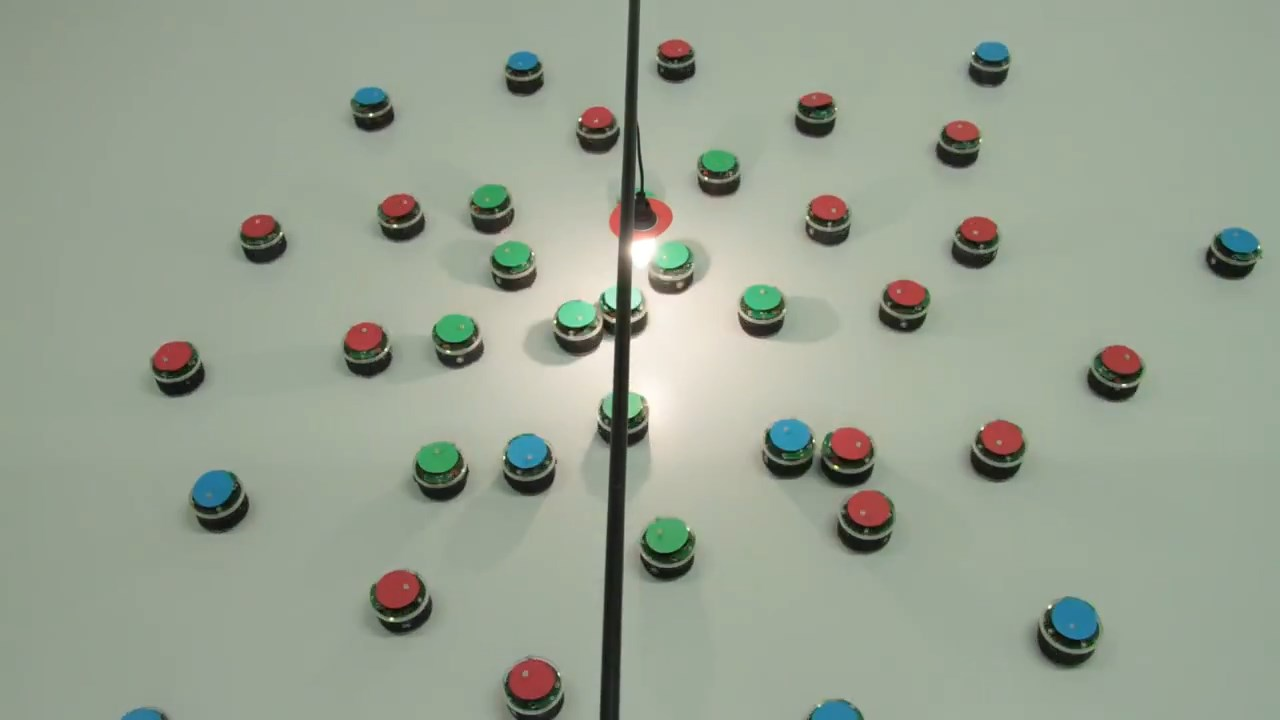
//> input picture Recognition/robots/roi_robotov_2.jpg, 1280 x 720 px
$ ./main   (built with g++ and OpenCV 4)
//> lines starting //> are read from the running program, lines starting //| are printed output that depends on the picture; after the words box and inside, x2 and y2 are one past the last pixel; in counts of white or black regions, pixels touching at a corner belong together
#include "opencv2\imgproc.hpp"
#include "opencv2\highgui.hpp"
#include "opencv2\opencv.hpp"
#include <math.h>

#include <sstream>
#include <iostream>
#include <fstream>

#include <stdlib.h>
#include <stdio.h>


using namespace std;
using namespace cv;

void on_low_h_thresh_trackbar(int, void *); //трекбары для отладки
void on_high_h_thresh_trackbar(int, void *);
void on_low_s_thresh_trackbar(int, void *);
void on_high_s_thresh_trackbar(int, void *);
void on_low_v_thresh_trackbar(int, void *);
void on_high_v_thresh_trackbar(int, void *);

int low_h = 0, low_s = 0, low_v = 0;
int high_h = 179, high_s = 255, high_v = 255;


int main()
{
	string window = "original";
	string window1 = "before";
	string window2 = "after";

	Scalar lampColor(255, 0, 161);//цвет индикатора лампы
	Scalar redColor(0, 0, 255);//цвет каждого робота
	Scalar greenColor(0, 255, 0);
	Scalar blueColor(255, 0, 0);

	namedWindow(window, CV_WINDOW_FULLSCREEN);


	// [6 lines of commented-out code are left out]


	Mat img = imread("roi_robotov_2.jpg");
//> img is the input picture: 720 rows x 1280 cols, CV_8UC3; mean B, G, R 145.8, 161.9, 152.4

	cvtColor(img, img, CV_BGR2HSV);
//> img: 720 rows x 1280 cols, CV_8UC3; mean H, S, V 48.5, 31.9, 163.9

	//Mat img1;
	Mat red_low; //для отфильтрованных по цветам
	Mat red_up;
	Mat red_full;
	Mat lamp;
	Mat thresh_green;
	Mat thresh_blue;

	// [5 lines of commented-out code are left out]
	inRange(img, Scalar(0, 48, 0), Scalar(9, 255, 255), red_low);
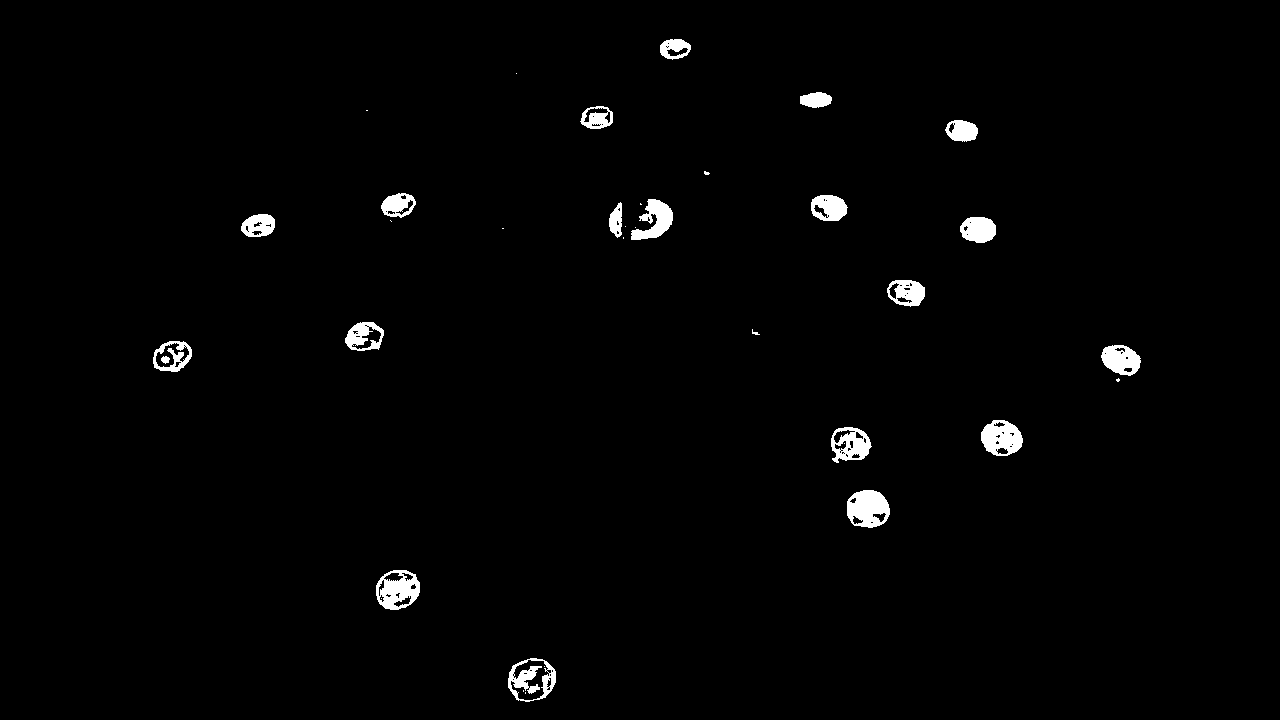
//> red_low: 720 rows x 1280 cols, CV_8UC1; 1.5% white; 36 white regions (15 under 20 px), largest, box (x1, y1, x2, y2) and area: (847, 490, 890, 528) 1200, (376, 570, 420, 610) 1114, (981, 420, 1023, 456) 1061
	inRange(img, Scalar(170, 0, 0), Scalar(179, 255, 250), red_up);
//> red_up: 720 rows x 1280 cols, CV_8UC1; 0.31% white; 79 white regions (52 under 20 px), largest, box (x1, y1, x2, y2) and area: (511, 660, 551, 700) 685, (156, 343, 189, 367) 331, (352, 325, 381, 349) 229
	addWeighted(red_low, 1.0, red_up, 1.0, 0.0, red_full);//красный
//> red_full: 720 rows x 1280 cols, CV_8UC1; 1.8% white; 30 white regions (10 under 20 px), largest, box (x1, y1, x2, y2) and area: (508, 658, 556, 702) 1655, (376, 570, 420, 610) 1409, (847, 490, 890, 528) 1324

	inRange(img, Scalar(0, 0, 248), Scalar(179, 12, 255), lamp);//лампа
//> lamp: 720 rows x 1280 cols, CV_8UC1; 0.06% white; 6 white regions (5 under 20 px), largest, box (x1, y1, x2, y2) and area: (632, 239, 656, 269) 492

	inRange(img, Scalar(67, 33, 139), Scalar(80, 255, 255), thresh_green);//зеленый
//> thresh_green: 720 rows x 1280 cols, CV_8UC1; 0.83% white; 69 white regions (53 under 20 px), largest, box (x1, y1, x2, y2) and area: (646, 520, 687, 552) 974, (417, 442, 457, 472) 900, (558, 300, 596, 327) 804

	inRange(img, Scalar(82, 0, 0), Scalar(110, 255, 255), thresh_blue);//синий
//> thresh_blue: 720 rows x 1280 cols, CV_8UC1; 1.1% white; 32 white regions (14 under 20 px), largest, box (x1, y1, x2, y2) and area: (1050, 597, 1100, 643) 1777, (192, 469, 236, 511) 1435, (506, 434, 549, 472) 1278


	Rect rp = Rect(600, 0, 80, 720);//roi, чтобы определялись и под палкой на изображении
	Mat roi = thresh_green(rp);
//> roi: 720 rows x 80 cols, CV_8UC1; 3.5% white; 11 white regions (3 under 20 px), largest, box (x1, y1, x2, y2) and area: (46, 520, 80, 552) 845, (56, 242, 80, 268) 500, (2, 287, 17, 309) 217

	dilate(roi, roi, getStructuringElement(MORPH_ELLIPSE, Size(20, 20)));//расширение и сужение позволяют(от палки)
//> roi: 720 rows x 80 cols, CV_8UC1; 13.1% white; 5 white regions, box (x1, y1, x2, y2) and area: (37, 511, 80, 562) 1902, (0, 278, 51, 328) 1871, (0, 384, 45, 427) 1612, (47, 233, 80, 278) 1295, (26, 177, 63, 206) 868
//> thresh_green: 720 rows x 1280 cols, CV_8UC1; 1.4% white; 63 white regions (50 under 20 px), largest, box (x1, y1, x2, y2) and area: (637, 511, 687, 562) 2031, (600, 278, 651, 328) 1871, (600, 384, 645, 427) 1612
	erode(roi, roi, getStructuringElement(MORPH_ELLIPSE, Size(10, 10)));
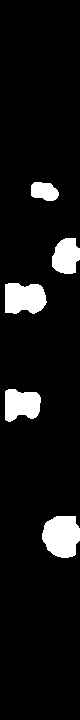
//> roi: 720 rows x 80 cols, CV_8UC1; 7.8% white; 5 white regions, box (x1, y1, x2, y2) and area: (42, 516, 80, 558) 1278, (5, 283, 47, 314) 1098, (5, 389, 41, 422) 932, (52, 238, 80, 274) 789, (31, 182, 59, 201) 414
//> thresh_green: 720 rows x 1280 cols, CV_8UC1; 1.1% white; 63 white regions (50 under 20 px), largest, box (x1, y1, x2, y2) and area: (642, 516, 687, 558) 1407, (605, 283, 647, 314) 1098, (652, 238, 689, 274) 934

	roi = thresh_blue(rp);
//> roi: 720 rows x 80 cols, CV_8UC1; 0.18% white; 3 white regions (1 under 20 px), largest, box (x1, y1, x2, y2) and area: (9, 704, 12, 720) 48, (36, 245, 50, 250) 43

	dilate(roi, roi, getStructuringElement(MORPH_ELLIPSE, Size(16, 11)));// для каждого цвета
	erode(roi, roi, getStructuringElement(MORPH_ELLIPSE, Size(16, 11)));
//> roi: 720 rows x 80 cols, CV_8UC1; 0.19% white; 3 white regions (1 under 20 px), largest, box (x1, y1, x2, y2) and area: (37, 245, 51, 252) 52, (10, 704, 13, 720) 47

	roi = red_full(rp);
//> roi: 720 rows x 80 cols, CV_8UC1; 3.3% white; 8 white regions (4 under 20 px), largest, box (x1, y1, x2, y2) and area: (31, 199, 73, 240) 940, (60, 39, 80, 60) 353, (9, 202, 22, 238) 331, (0, 106, 13, 129) 240

	dilate(roi, roi, getStructuringElement(MORPH_ELLIPSE, Size(20, 10)));
	erode(roi, roi, getStructuringElement(MORPH_ELLIPSE, Size(20, 10)));
//> roi: 720 rows x 80 cols, CV_8UC1; 3.9% white; 3 white regions, box (x1, y1, x2, y2) and area: (10, 200, 71, 240) 1763, (61, 40, 80, 59) 256, (0, 108, 14, 126) 205


	vector<vector<Point>> cnts_red;//контуры
	vector<vector<Point>> cnts_lamp;
	vector<vector<Point>> cnts_green;
	vector<vector<Point>> cnts_blue;

	findContours(red_full, cnts_red, CV_RETR_EXTERNAL, CV_CHAIN_APPROX_NONE);
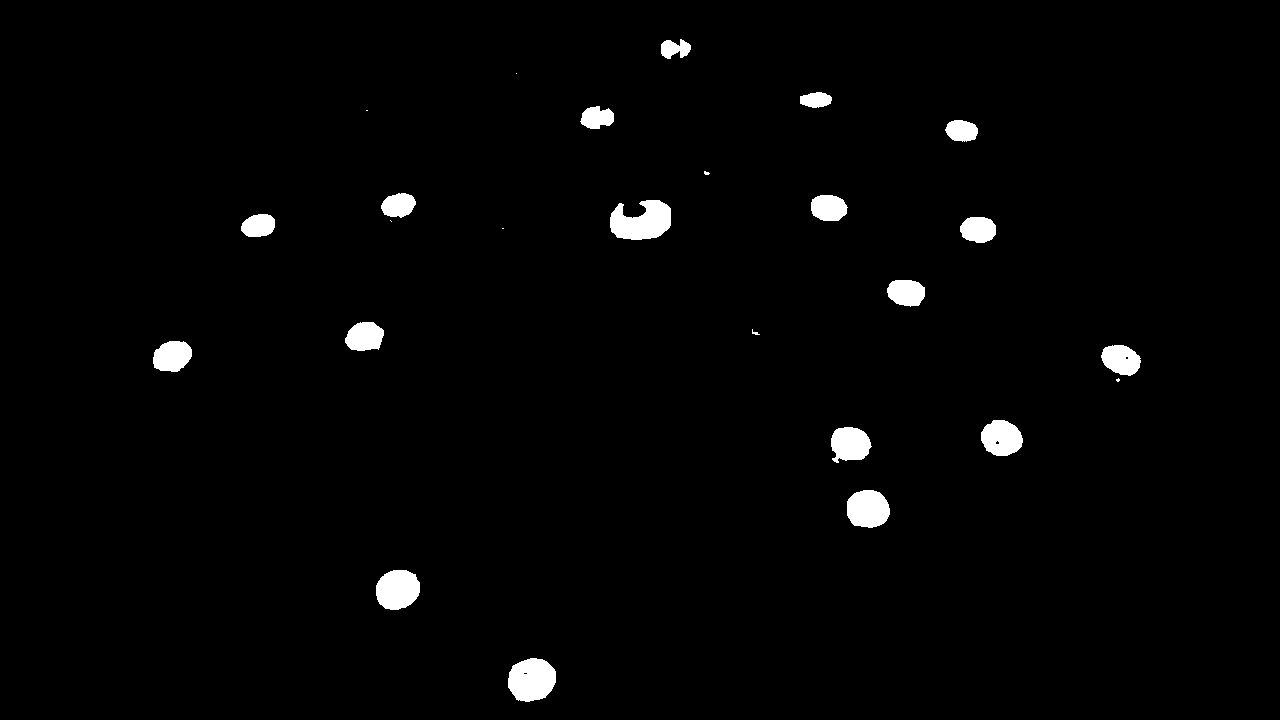
//> red_full: 720 rows x 1280 cols, CV_8UC1; 1.8% white; 25 white regions (6 under 20 px)
//> cnts_red = 25 contours, 7 with area under 20; largest, box (x1, y1, x2, y2) and area: (610, 200, 671, 240) 1670, (508, 658, 556, 702) 1591, (376, 570, 420, 610) 1347, (847, 490, 890, 528) 1264, (981, 420, 1023, 456) 1112
	findContours(lamp, cnts_lamp, CV_RETR_EXTERNAL, CV_CHAIN_APPROX_NONE);
//> cnts_lamp = 6 contours, 5 with area under 20; largest, box (x1, y1, x2, y2) and area: (632, 239, 656, 269) 452
	findContours(thresh_green, cnts_green, CV_RETR_EXTERNAL, CV_CHAIN_APPROX_NONE);
//> cnts_green = 63 contours, 50 with area under 20; largest, box (x1, y1, x2, y2) and area: (642, 516, 687, 558) 1332, (605, 283, 647, 314) 1036, (417, 442, 457, 472) 876, (605, 389, 641, 422) 874, (652, 238, 689, 274) 872
	findContours(thresh_blue, cnts_blue, CV_RETR_EXTERNAL, CV_CHAIN_APPROX_NONE);
//> thresh_blue: 720 rows x 1280 cols, CV_8UC1; 1.1% white; 32 white regions (14 under 20 px)
//> cnts_blue = 32 contours, 17 with area under 20; largest, box (x1, y1, x2, y2) and area: (1050, 597, 1100, 643) 1708, (192, 469, 236, 511) 1374, (506, 434, 549, 472) 1218, (769, 418, 812, 452) 1158, (1219, 226, 1260, 255) 894


	cvtColor(img, img, CV_HSV2BGR);

	int Max_lamp = 0;

	for (int i = 0; i < cnts_lamp.size() ; i++)//самая большая лампа
	{
		if (contourArea(cnts_lamp[i], false)>contourArea(cnts_lamp[Max_lamp], false))
		{
			Max_lamp=i;
		}

	}
//> this loop made 6 passes
//> after the loop, Max_lamp = 5

	for (int i = 0; i < cnts_red.size(); i++)//порог площади роботов с учетом плафона
	{
		if (contourArea(cnts_red[i], false)>70 && contourArea(cnts_red[i], false)<1600)
		{
			polylines(img, cnts_red[i], false, redColor,2);
		}

	}
//> this loop made 25 passes
//> img: 720 rows x 1280 cols, CV_8UC3; mean B, G, R 144.8, 161.3, 152.7

	for (int i = 0; i < cnts_green.size(); i++)//порог зеленых
	{
		if (contourArea(cnts_green[i], false)>100)
		{
			polylines(img, cnts_green[i], false, greenColor, 2);
		}

	}
//> this loop made 63 passes
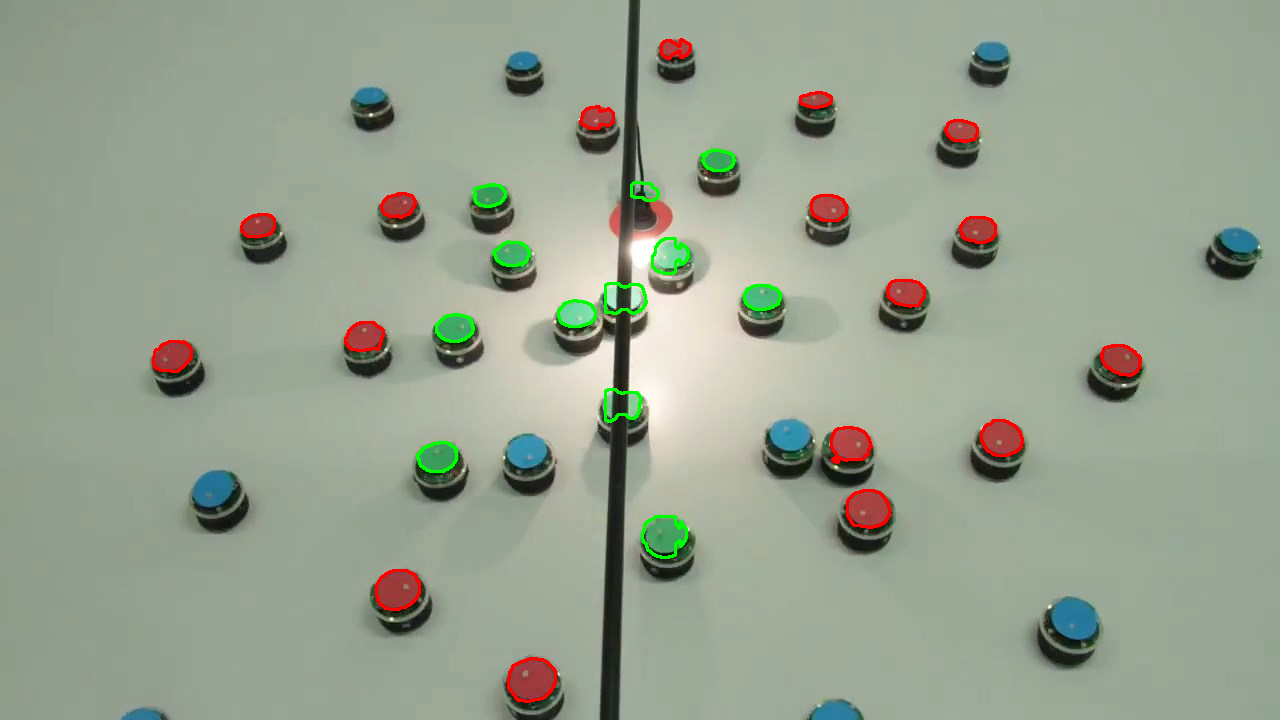
//> img: 720 rows x 1280 cols, CV_8UC3; mean B, G, R 144.2, 161.8, 152.2

	for (int i = 0; i < cnts_blue.size(); i++)
	{
		if (contourArea(cnts_blue[i], false)>128)
		{
			polylines(img, cnts_blue[i], false, blueColor, 2);
		}

	}
//> this loop made 32 passes
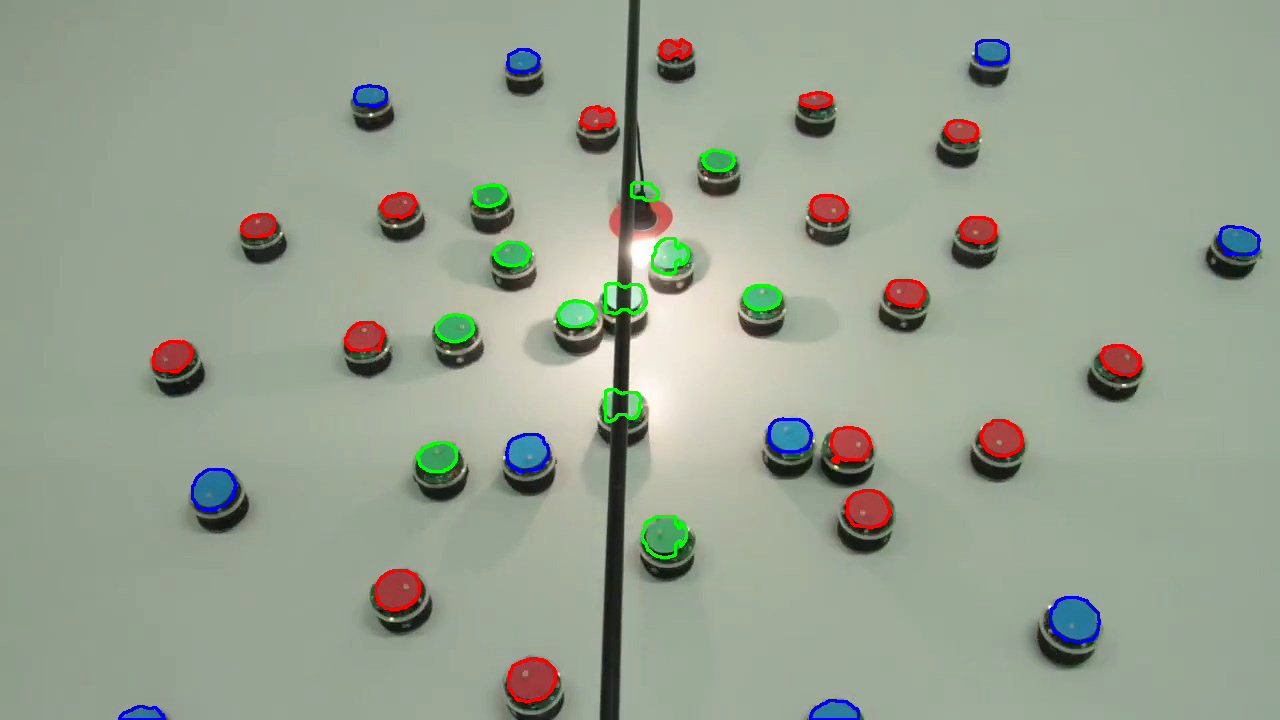
//> img: 720 rows x 1280 cols, CV_8UC3; 0.41% of pixels changed, all inside (x1, y1, x2, y2) = (118, 39, 1261, 720)


	Moments mnts_lamp = moments(cnts_lamp[Max_lamp]);//центр масс лампы
//> mnts_lamp = moments, m00 452.5, centre m10/m00, m01/m00 = (642.7, 252)

	double m00_lamp = mnts_lamp.m00;
//> m00_lamp = 452.5
	double m10_lamp = mnts_lamp.m10;
//> m10_lamp = 290805.7
	double m01_lamp = mnts_lamp.m01;
//> m01_lamp = 114039.3
	double xmass_lamp = m10_lamp / m00_lamp;
//> xmass_lamp = 642.7
	double ymass_lamp = m01_lamp / m00_lamp;
//> ymass_lamp = 252

	ellipse(img, Point(xmass_lamp, ymass_lamp), Size(3, 6), 0, 0, 360, lampColor, -1);
//> img: 720 rows x 1280 cols, CV_8UC3; 70 pixels changed, all inside (x1, y1, x2, y2) = (639, 246, 646, 259)


	double minimum_red = 0;
	Moments m_r_red;
	Point2f min_red;
	Point2f mc_lamp = Point2f(xmass_lamp, ymass_lamp);
//> mc_lamp = Point(642.7, 252)

	for (int i = 0; i < cnts_red.size(); i++)//минимальное расстояние между лампой и роботом
	{
		if (contourArea(cnts_red[i], false) < 1600 && contourArea(cnts_red[i], false)>70)
		{

			m_r_red = moments(cnts_red[i], false);
			Point2f mc_r_red;

			mc_r_red = Point2f(m_r_red.m10 / m_r_red.m00, m_r_red.m01 / m_r_red.m00);
			double dist = norm(mc_lamp - mc_r_red);
			if (minimum_red == 0) minimum_red = dist;
			if (dist < minimum_red && minimum_red != 0)
			{
				minimum_red = dist;
				min_red = mc_r_red;

			}
		}

	}
//> this loop made 25 passes
//> (dist, minimum_red, min_red) on passes 2, 3, 4, 11, 17, 22: (417.1, 417.1, Point(397.2, 589.2)), (341.1, 341.1, Point(867.5, 508.6)), (282.2, 282.2, Point(849.8, 443.7)), (266.3, 266.3, Point(905.9, 292.2)), (190.9, 190.9, Point(828.3, 207.5)), (142.4, 142.4, Point(596.5, 117.3))
//> after the loop, minimum_red = 142.4
	ellipse(img, min_red, Size(3, 6), 0, 0, 360, (0,0,0), -1);
//> img: 720 rows x 1280 cols, CV_8UC3; mean B, G, R 144.8, 161.3, 151.9


	double minimum_green = 0;
	Moments m_r_green;
	Point2f min_green;
	for (int i = 0; i < cnts_green.size(); i++)
	{

		if (contourArea(cnts_green[i], false) < 1700 && contourArea(cnts_green[i], false)>70)
		{

			m_r_green = moments(cnts_green[i], false);
			Point2f mc_r_green;

			mc_r_green = Point2f(m_r_green.m10 / m_r_green.m00, m_r_green.m01 / m_r_green.m00);
			double dist = norm(mc_lamp - mc_r_green);
			if (minimum_green == 0) minimum_green = dist;
			if (dist < minimum_green && minimum_green != 0)
			{
				minimum_green = dist;
				min_green = mc_r_green;

			}
		}


	}
//> this loop made 63 passes
//> (dist, minimum_green, min_green) on passes 34, 37, 39, 44: (153.6, 153.6, Point(621.1, 404.1)), (90.38, 90.38, Point(576.3, 313.4)), (49.48, 49.48, Point(623.9, 297.8)), (25.94, 25.94, Point(668.4, 255.6))
//> after the loop, minimum_green = 25.94
	ellipse(img, min_green, Size(3, 6), 0, 0, 360, (0, 0, 0), -1);
//> img: 720 rows x 1280 cols, CV_8UC3; mean B, G, R 144.8, 161.3, 151.9


	double minimum_blue = 0;
	Moments m_r_blue;
	Point2f min_blue;
	for (int i = 0; i < cnts_blue.size(); i++)
	{


		if (contourArea(cnts_blue[i], false) < 1700 && contourArea(cnts_blue[i], false)>100)// и тут для синего
		{

			m_r_blue = moments(cnts_blue[i], false);
			Point2f mc_r_blue;

			mc_r_blue = Point2f(m_r_blue.m10 / m_r_blue.m00, m_r_blue.m01 / m_r_blue.m00);
			double dist = norm(mc_lamp - mc_r_blue);
			if (minimum_blue == 0) minimum_blue = dist;
			if (dist < minimum_blue && minimum_blue != 0)
			{
				minimum_blue = dist;
				min_blue = mc_r_blue;

			}
		}


	}
//> this loop made 32 passes
//> (dist, minimum_blue, min_blue) on passes 3, 14, 15, 31: (497.6, 497.6, Point(834.8, 711)), (490.6, 490.6, Point(213, 488.8)), (231.1, 231.1, Point(527, 452.1)), (226, 226, Point(522.6, 60.63))
//> after the loop, minimum_blue = 226
	ellipse(img, min_blue, Size(3, 6), 0, 0, 360, (0, 0, 0), -1);
//> img: 720 rows x 1280 cols, CV_8UC3; mean B, G, R 144.8, 161.3, 151.9


	imshow(window, img);

	waitKey(0);

	destroyAllWindows();

	return 0;


}

// [30 lines left out: functions on_low_h_thresh_trackbar, on_high_h_thresh_trackbar, on_low_s_thresh_trackbar, on_high_s_thresh_trackbar, on_low_v_thresh_trackbar, on_high_v_thresh_trackbar, not called in this run]
